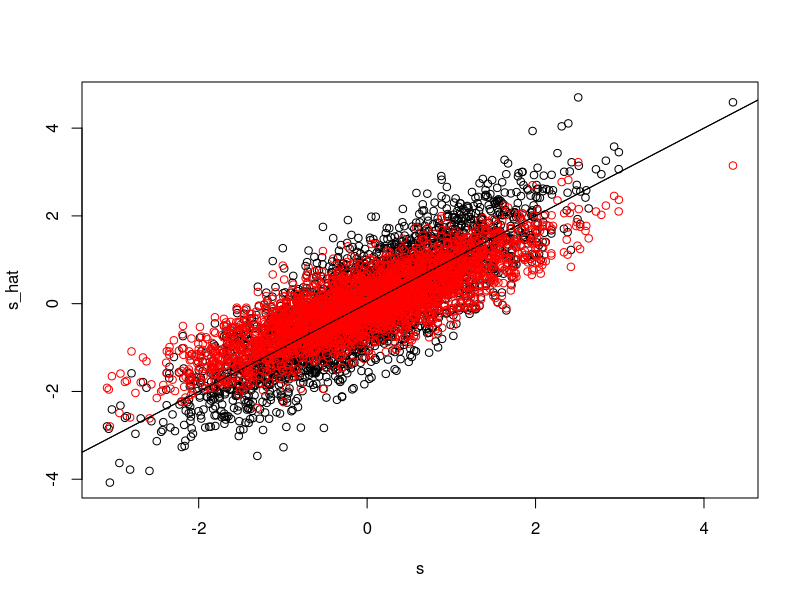

This chart was generated by the following R code:
n_person <- 3000
s <- rnorm(n_person)
lambda <- c(0.7, 0.7, 0.4)
sigma_res <- diag(1 - diag(lambda %*% t(lambda)))
res <- MASS::mvrnorm(n_person, mu = rep(0, 3), Sigma = sigma_res)
w <- outer(s, lambda, "*") + res
########## estimate loadings #########
r_w <- cor(w)
lambda_hat <- rep(NA, 3)
lambda_hat[c(1, 2)] <- sqrt(r_w[1, 2])
lambda_hat[3] <- 0.5 * (r_w[3, 1] + r_w[3, 2]) / lambda[1]
lambda_hat <- t(t(lambda_hat))
#######################################
########## estimate error covariance matrix###
sigma_w <- cov(w)
sigma_res <- sigma_w - lambda_hat %*% t(lambda_hat)
blup_coef <- solve(sigma_res) %*% lambda_hat / (t(lambda_hat) %*% solve
  (sigma_res) %*% lambda_hat)[1]
blp_coef <- solve(sigma_res) %*% lambda_hat / (1 + (t(lambda_hat) %*% solve
  (sigma_res) %*% lambda_hat)[1])
######################################
s_hat <- w %*% blup_coef
plot(s_hat ~ s)
abline(a = 0, b = 1)
######################################
s_hat <- w %*% blp_coef
points(s_hat ~ s, col = "red")
abline(a = 0, b = 1)